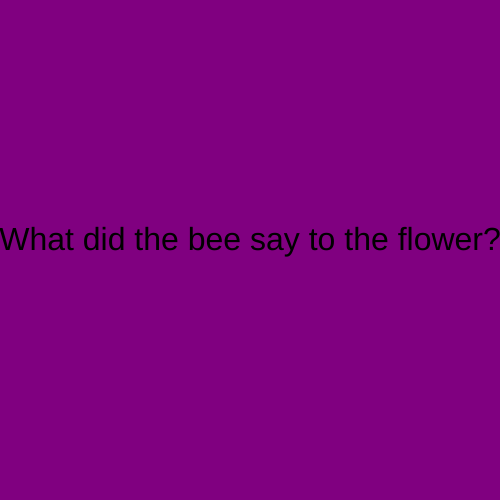
Frame 1 (no input)
Frame 60 (no input): identical to frame 1, image omitted
Frame 120 (the mouse pressed at the canvas centre since frame 60): identical to frame 1, image omitted

The p5.js sketch that drew this single still picture (run headless with seeded random() and noise() and a simulated clock; from frame 60 on, the mouse is pressed at the canvas centre):

// p5.js sketch
// ── sketch.js
let state = 0;

function setup() {
  createCanvas(500, 500);
  textAlign(CENTER);
  textSize(32);
}

function draw() {
  switch (state) {
    case 0:
      background('purple');
      text("What did the bee say to the flower?", 250, 250);
      break;



    case 1:
      background('orange');
      text("Hi bud!", 250, 250);
      break;


  }
}

function mouseReleased() {
  state++;
  if (state > 1) {
    state = 0;
  }
}
